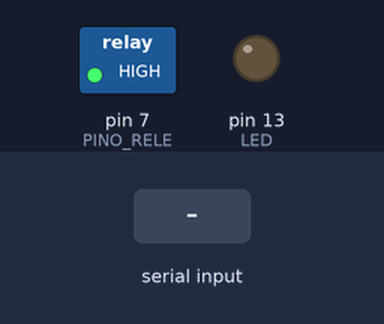
A sketch run on a simulated Arduino Uno, built with avr-gcc and run on an emulated ATmega328P. Parts: switched loads named in the sketch (green lamp = pin HIGH), output pins drawn as LEDs (lit = HIGH). The inputs (shaded band) are chosen by the test bench. What the sketch prints to the serial monitor is not drawn.

Above: at 1.2 s.
1.3 s: "O" received over Serial
At 1.9 s:
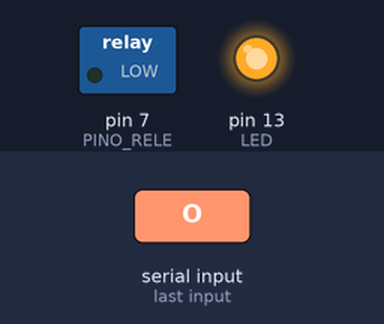
2.8 s: "C" received over Serial
At 4.2 s:
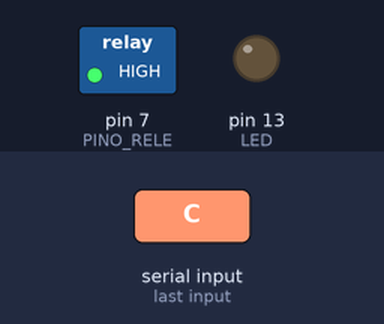
Timing chart, 0 to 5.8 s (numbered marks = the images above; inputs shaded):
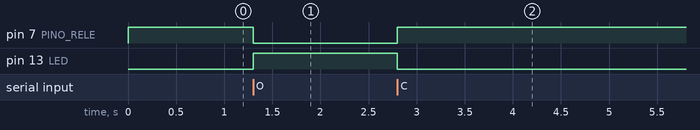

Measured:
- after the input at 1.3 s, pin 7 (PINO_RELE): HIGH → LOW at once; pin 13 (LED): LOW → HIGH at once
- after the input at 2.8 s, pin 7 (PINO_RELE): LOW → HIGH after 0.00 s instead of 8.5 s; pin 13 (LED): HIGH → LOW after 0.00 s instead of 8.5 s

The sketch:

porta_rele.ino
```cpp
/*
  porta_rele.ino - controlador da fechadura do Face Recognition Pro.

  Recebe comandos de 1 byte pela USB (serial 9600):
    'O'  abre  (aciona o rele)
    'C'  trava (desliga o rele)
    '?'  responde o estado: "ABERTA" ou "TRAVADA"

  Seguranca:
  - Liga sempre TRAVADO.
  - Trava sozinho depois de TEMPO_MAX_ABERTA_MS aberto, mesmo sem receber 'C'
    (PC travou, cabo saiu, programa caiu no meio da abertura).
  - O botao de saida/emergencia NAO passa por aqui: ele corta a energia da
    fechadura direto (ver docs/INSTALACAO_PORTA.md). Arduino travado ou sem
    energia nunca impede ninguem de sair.

  Ligacao: modulo rele no pino PINO_RELE, fechadura no contato do rele.
  Carregar com a IDE do Arduino (placa: Arduino Uno/Nano).
*/

// ---- ajuste aqui -----------------------------------------------------------
const int PINO_RELE = 7;

// A maioria dos modulos rele baratos (azul, com optoacoplador) aciona com
// nivel BAIXO. Se o rele clicar ao ligar o Arduino e soltar no comando 'O',
// troque para false.
const bool RELE_ACIONA_EM_NIVEL_BAIXO = true;

// Maior tempo que o rele pode ficar acionado sem um novo 'O'. Deve ser maior
// que door.open_seconds do config.yaml (padrao 5).
const unsigned long TEMPO_MAX_ABERTA_MS = 10000;
// ---------------------------------------------------------------------------

const int LED = LED_BUILTIN;  // aceso = porta aberta
bool aberta = false;
unsigned long abertaDesde = 0;

void aplicarRele(bool acionar) {
  int nivel;
  if (RELE_ACIONA_EM_NIVEL_BAIXO) {
    nivel = acionar ? LOW : HIGH;
  } else {
    nivel = acionar ? HIGH : LOW;
  }
  digitalWrite(PINO_RELE, nivel);
  digitalWrite(LED, acionar ? HIGH : LOW);
}

void abrir() {
  aberta = true;
  abertaDesde = millis();
  aplicarRele(true);
}

void travar() {
  aberta = false;
  aplicarRele(false);
}

void setup() {
  // Define o nivel de "desligado" ANTES de virar saida, para o rele nao dar
  // um pulso no boot.
  aplicarRele(false);
  pinMode(PINO_RELE, OUTPUT);
  pinMode(LED, OUTPUT);
  travar();
  Serial.begin(9600);
  Serial.println("PRONTO");
}

void loop() {
  while (Serial.available() > 0) {
    char c = Serial.read();
    if (c == 'O') {
      abrir();
    } else if (c == 'C') {
      travar();
    } else if (c == '?') {
      Serial.println(aberta ? "ABERTA" : "TRAVADA");
    }
    // Qualquer outro byte (\r, \n, lixo) e ignorado.
  }

  // millis() da a volta a cada ~49 dias; a subtracao sem sinal continua certa.
  if (aberta && (millis() - abertaDesde >= TEMPO_MAX_ABERTA_MS)) {
    travar();
  }
}
```
